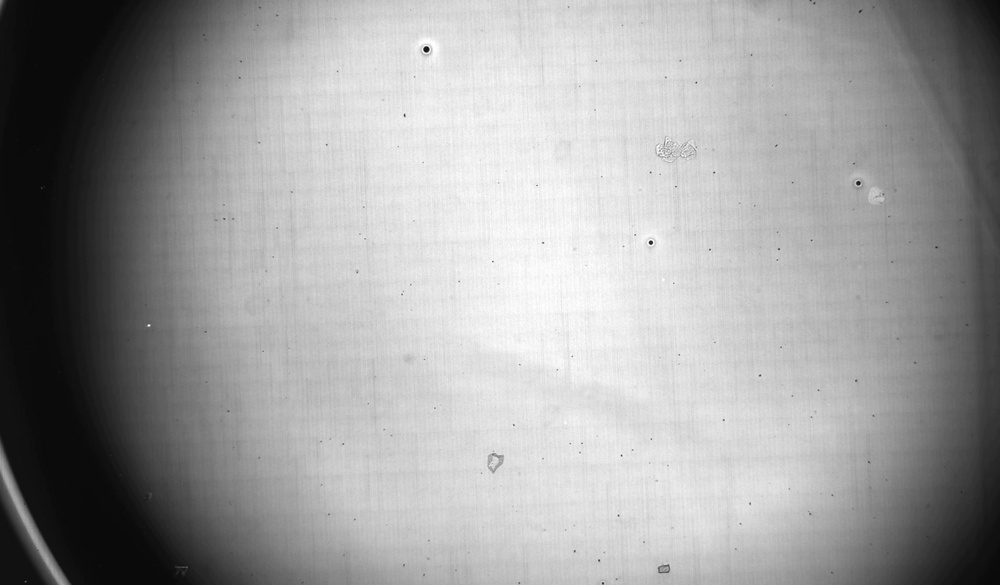
#> input picture 00_images_background/averaged_frame_1.jpg, 1000 x 585 px, shrunk from 2528 x 1480 before the run, found by its file name
$ python util_image_to_histogram.py
#> lines starting #> are read from the running program, lines starting #| are printed output that depends on the picture
"""
Created on Wed Oct 25 17:13:01 2023
@author: Mateo HAMEL
"""

try:
    import matplotlib.pyplot as plt
    import cv2

except ImportError as e:
    raise ImportError(f"Required modules are missing. {e}")

# Load an image
image_path = "C:\\Users\\hamel\\OneDrive - Neosens Diagnostics\\04_Technology_Software\\Image Processing\\NEOSENS\\01_images_raw\\averaged_frame_1.jpg"  # Replace with your image path
image = cv2.imread(image_path, cv2.IMREAD_GRAYSCALE)
#> image is the input picture: shape (585, 1000); min 7, max 255, mean 157

# Calculate the histogram
histogram = cv2.calcHist([image], [0], None, [256], [0, 256])
#> histogram = 256 values, max 15187 at index 11, min 0 at index 0, mean 2285.2

# Plot the histogram
plt.figure(figsize=(10, 4))
plt.title('Histogram of the Image')
plt.xlabel('Pixel Intensity')
plt.ylabel('Frequency')
plt.plot(histogram)
plt.xlim([0, 256])

# Save the histogram plot instead of showing it
plt.savefig('image_histogram.png')
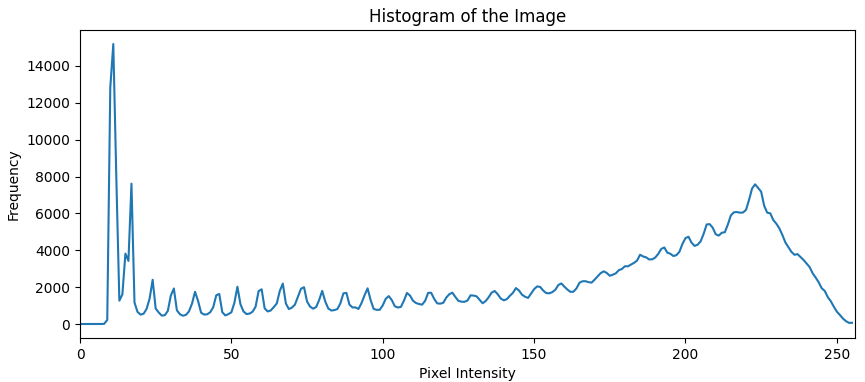
#> figure drawn by matplotlib, 1 panel; curve peaks at x = 11, y = 15187

# Close the plot to avoid displaying it in the notebook output
plt.close()
